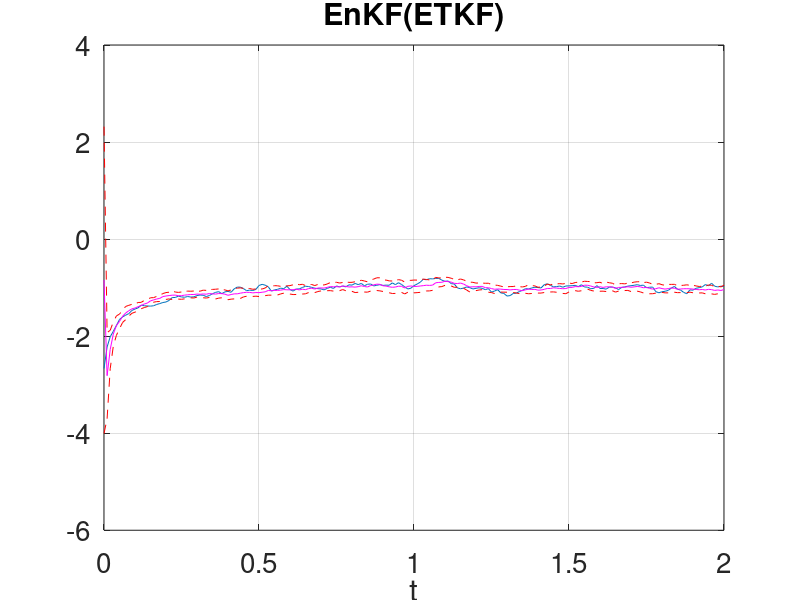
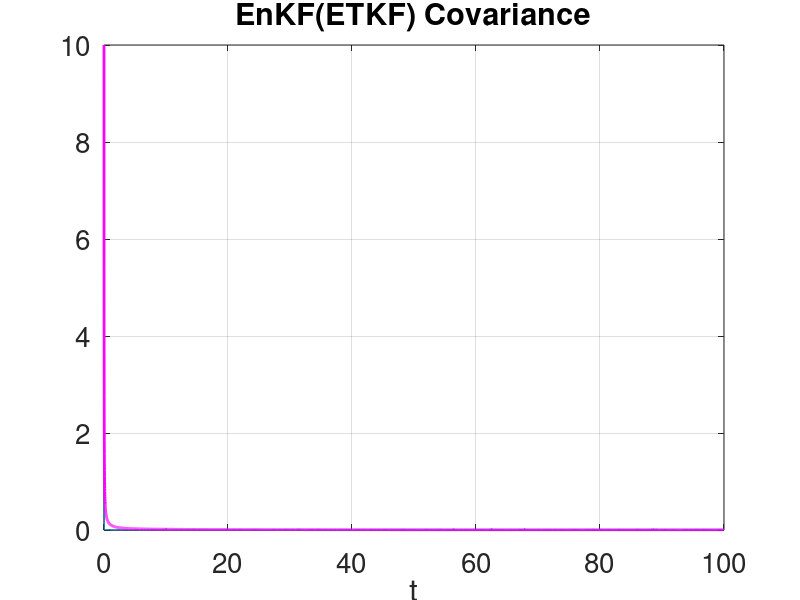
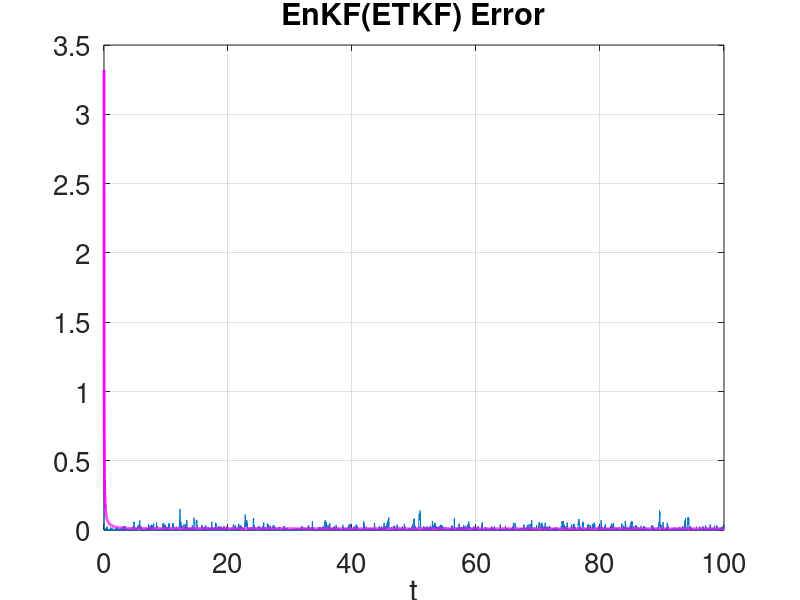

Recreate these plots in MATLAB, in order.
clear;set(0,'defaultaxesfontsize',20);format long
%%% p13c.m Ensemble Kalman Filter (ETKF), double-well
%% setup

J=1e4;% number of steps
alpha=2.5;% dynamics determined by alpha
gamma=.1;% observational noise variance is gamma^2
sigma=3e-1;% dynamics noise variance is sigma^2
C0=1;% prior initial condition variance
m0=0;% prior initial condition mean
sd=1;rng(sd);% choose random number seed
N=10;% number of ensemble members

m=zeros(J,1);v=m;z=m;z(1)=0;c=m;U=zeros(J,N);% pre-allocate
v(1)=m0+sqrt(C0)*randn;% initial truth
m(1)=2*randn;% initial mean/estimate
c(1)=10*C0;H=1;% initial covariance and observation operator
U(1,:)=m(1)+sqrt(c(1))*randn(1,N);m(1)=sum(U(1,:))/N;% initial ensemble
tau=0.01;st=sigma*sqrt(tau);% time discretization is tau

%% solution % assimilate!

for j=1:J    
    
    v(j+1)=v(j)+tau*alpha*(v(j)-v(j)^3) + st*randn;% truth
    z(j+1)=z(j)+tau*H*v(j+1) + gamma*sqrt(tau)*randn;% observation

    Uhat=U(j,:)+tau*alpha*(U(j,:)-U(j,:).^3)+st*randn(1,N);% ensemble predict
    mhat=sum(Uhat)/N;% estimator predict
    Xhat=(Uhat-mhat)/sqrt(N-1);% centered ensemble
    chat=Xhat*Xhat';% covariance predict
    T=sqrtm(inv(eye(N)+Xhat'*H'*H*Xhat*tau/gamma^2));% square-root transform
    X=Xhat*T;% transformed centered ensemble
    
    d=(z(j+1)-z(j))/tau-H*mhat;randn(1,N);% innovation
    K=(tau*chat*H')/(H*chat*H'*tau+gamma^2);% Kalman gain
    m(j+1)=mhat+K*d;% estimator update
    U(j+1,:)=m(j+1)+X*sqrt(N-1);% ensemble update
    c(j+1)=X*X';% covariance update
    
end
js=201;% plot truth, mean, standard deviation, observations
figure;plot(tau*[0:js-1],v(1:js));hold;plot(tau*[0:js-1],m(1:js),'m');
plot(tau*[0:js-1],m(1:js)+sqrt(c(1:js)),'r--');
plot(tau*[0:js-1],m(1:js)-sqrt(c(1:js)),'r--');hold;grid;xlabel('t');
title('EnKF(ETKF)');
figure;plot(tau*[0:J],c);hold
plot(tau*[0:J],cumsum(c)./[1:J+1]','m','Linewidth',2);grid
hold;xlabel('t');title('EnKF(ETKF) Covariance');
figure;plot(tau*[0:J],(v-m).^2);hold;
plot(tau*[0:J],cumsum((v-m).^2)./[1:J+1]','m','Linewidth',2);grid
hold;xlabel('t');title('EnKF(ETKF) Error')





